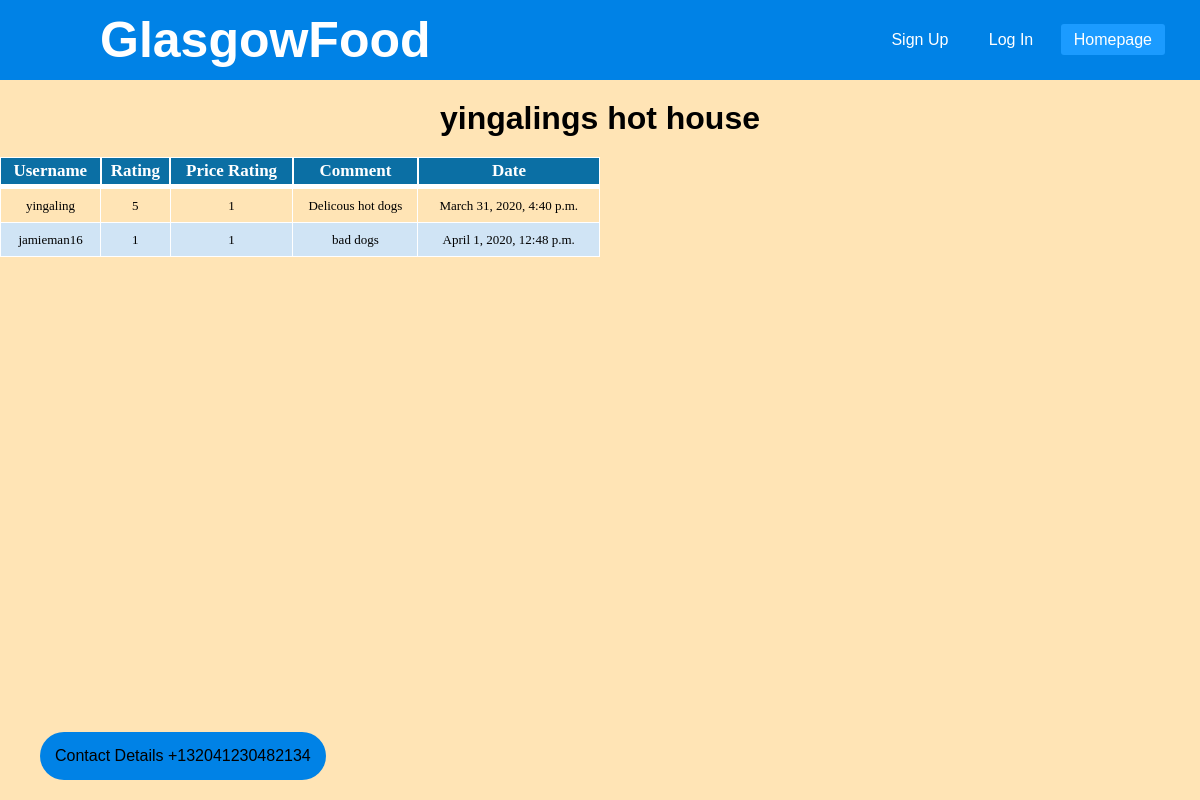
The page /food/restaurants/yingalings-hot-house/ on the database as committed earlier.
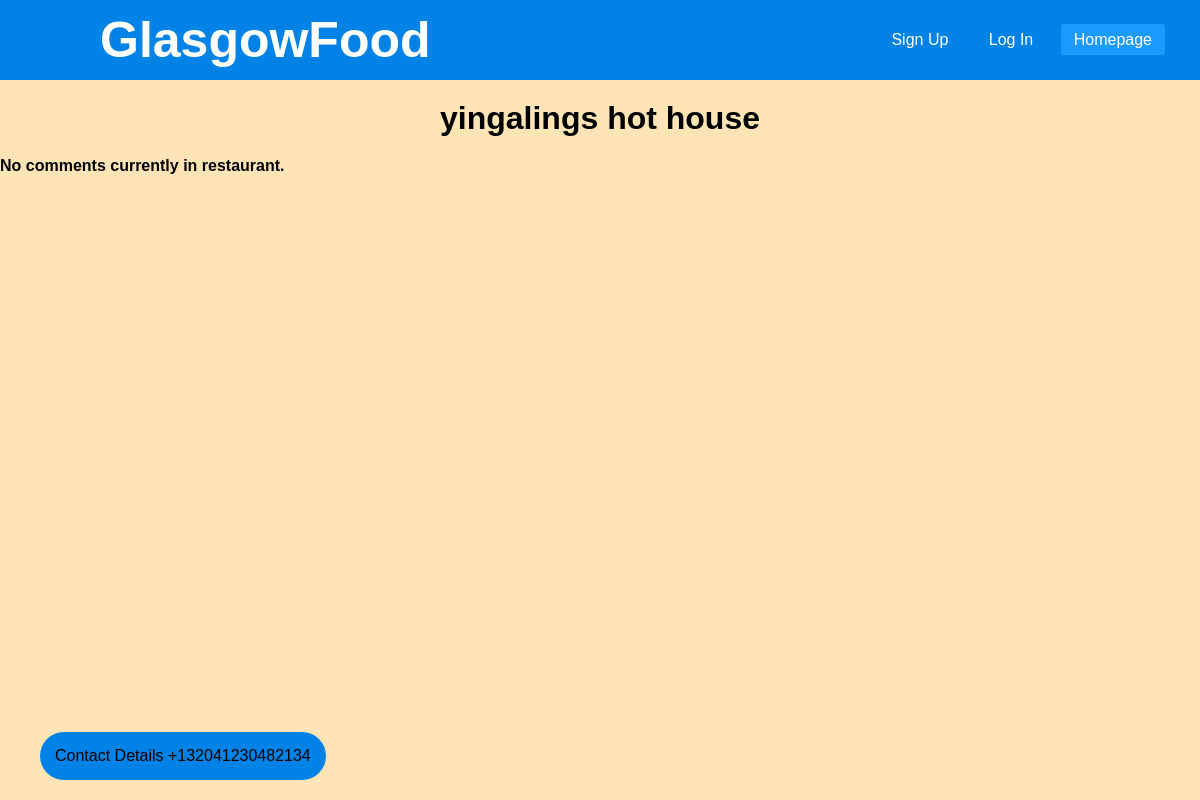
The same page on the database as committed later.
### food/models.py (models this page shows, shortened)
class Restaurant(models.Model):
	restaurant_ID = AutoField(primary_key=True)
	owner = models.ForeignKey(UserProfile, on_delete = models.CASCADE, null=True,blank=True)
	name = CharField(max_length = 100)
	slug = models.SlugField(unique=True)
	address = CharField(max_length = 100, blank=True, null=True)
	overview = CharField(max_length = 100)
	detailed = CharField(max_length = 300, blank=True, null=True)
	phone_number = IntegerField(blank=True, null=True)
	email_address = EmailField(blank=True, null=True)
	rating = IntegerField(default=0)
	price = IntegerField(default=0)
	lat = FloatField(default=55.8642)
	lng = FloatField(default=-4.2518)

class Comment(models.Model):
	review_ID = AutoField(primary_key=True)
	user = models.ForeignKey(UserProfile, on_delete = models.SET_NULL, null=True)
	restaurant = models.ForeignKey(Restaurant, on_delete=models.CASCADE)
	date_time = models.DateTimeField(null=True)
	comment = CharField(max_length=1000)
	rating = IntegerField()
	price = IntegerField()

class UserProfile(models.Model):
	user = models.OneToOneField(User, on_delete=models.CASCADE)
	username = CharField(max_length=100, default="hello")
	is_owner = models.BooleanField(default=False)
	verified_by = models.ForeignKey('self',on_delete=models.CASCADE, related_name='+',blank = True, null = True)
	favourites = ListCharField(max_length=100,base_field=CharField(max_length=100),null=True,blank=True,default='')

### food/views.py (the view)
# urls.py: path('restaurants/<slug:restaurant_name_slug>/',views.show_restaurant, name='show_restaurant'),
def show_restaurant(request, restaurant_name_slug):
    context_dict = {}
    try:
        restaurant = Restaurant.objects.get(slug=restaurant_name_slug)
        comments = Comment.objects.filter(restaurant=restaurant)
        context_dict['comments'] = comments
        context_dict['restaurant'] = restaurant
    except Restaurant.DoesNotExist:
        context_dict['restaurant'] = None
        context_dict['comments'] = None
    return render(request, 'food/restaurant.html', context=context_dict)

### templates/food/restaurant.html (shortened to what this page needs)
<!DOCTYPE html>
{% extends 'food/base.html' %}
{% load staticfiles %}
{% block body_block %}
    {% if restaurant %}
        <h1>{{ restaurant.name }}</h1>
        {% if comments %}
            <ul>
				<table class = "paleBlueRows">
					<thead>
						<tr>
							<th>Username</th>
							<th>Rating</th>
							<th>Price Rating</th>
							<th>Comment</th>
							<th>Date</th>
						</tr>
					</thead>
					<tbody>
						{% for comment in comments %}
							<tr>
								<td>{{comment.user.username}}</td>
								<td>{{comment.rating}}</td>
								<td>{{comment.price}}</td>
								<td>{{comment.comment}}</td>
								<td>{{comment.date_time}}</td>
							</tr>
						{% endfor %}
					</tbody>
				</table>
            </ul>
	<u2>
	<div id="googleMap" style="width:100%;height:400px;"></div>
	</u2>
        {% else %}
            <strong>No comments currently in restaurant.</strong>
        {% endif %}
    {% else %}
        The specified restaurant does not exist.
    {% endif %}
 {% endblock %}

### templates/food/base.html (shortened to what this page needs)
<!DOCTYPE html>
{% load staticfiles %}
{% load static %}
<html>
	<head>
		<link rel="stylesheet" type="text/css" href="{% static 'css/basic/basic.css' %}">
	  </head>
    <body>
	{% if user.is_authenticated %}
					<nav>
					<label class="logo"> GlasgowFood</label>
					<ul>
					<a>{% if user.is_authenticated %}
				    howdy {{ user.username }}!</a>
					<li><a href="{% url 'food:logout' %}">Logout</a></li>
					<li><a class="active" href="{% url 'food:index' %}">Homepage</a></li>
			{% endif %}
					</ul>
					</nav>
		{% else %}
					<nav>
					<label class="logo"> GlasgowFood</label>
					<ul>
					<li><a href="{% url 'food:register' %}">Sign Up</a></li>
					<li><a href="{% url 'food:login' %}">Log In</a></li>
					<li><a class="active" href="{% url 'food:index' %}">Homepage</a></li>
					</ul>
					</nav>
		{% endif %}
		{% block body_block %}{% endblock %}
		<footer>Contact Details +132041230482134</footer>
    </body>
</html>

### static/css/basic/basic.css (style rules this page uses)
* { padding:0; margin: 0; text-decoration: none; list-style: none; box-sizing: border-box; }
html { height:100%; width:100%; }
h1 { text-align: center; margin:20px; }
body { font-family: 'Arial' , 'Helvetica', sans-serif; background:#FFE4B5 url(glasgow.jpg) no-repeat ; background-size:cover; width:100%; height:100%; }
nav { background:#0082e6; }
label.logo { color:white; font-size: 50px; line-height: 80px; padding: 100px; font-weight: bold; margin-left;10px; }
nav ul { color: white; float: right; margin-right: 30px; border-spacing:10px; }
nav ul li { display: inline-block; line-height: 80px; margin:0 5px; }
nav ul li a { color: white; font_size: 17px; padding: 7px 13px; border-radius: 3px; text_transform: uppercase; }
a.active,a:hover { background: #1b9bff; transition:.5s; }
footer { bottom:10px; position: fixed; background:#0082e6; left: 30px; margin:10px; padding:15px; border-radius: 25px; }

Rows that differ between the two databases and show on the page:
removed Comment: user.username "yingaling", rating "5", price "1", comment "Delicous hot dogs", date_time "March 31, 2020, 4:40 p.m."
removed Comment: user.username "jamieman16", rating "1", price "1", comment "bad dogs", date_time "April 1, 2020, 12:48 p.m."
Other text that changed with them:
text no longer shown: "Username Rating Price Rating Comment Date"
text now shown: "No comments currently in restaurant."
